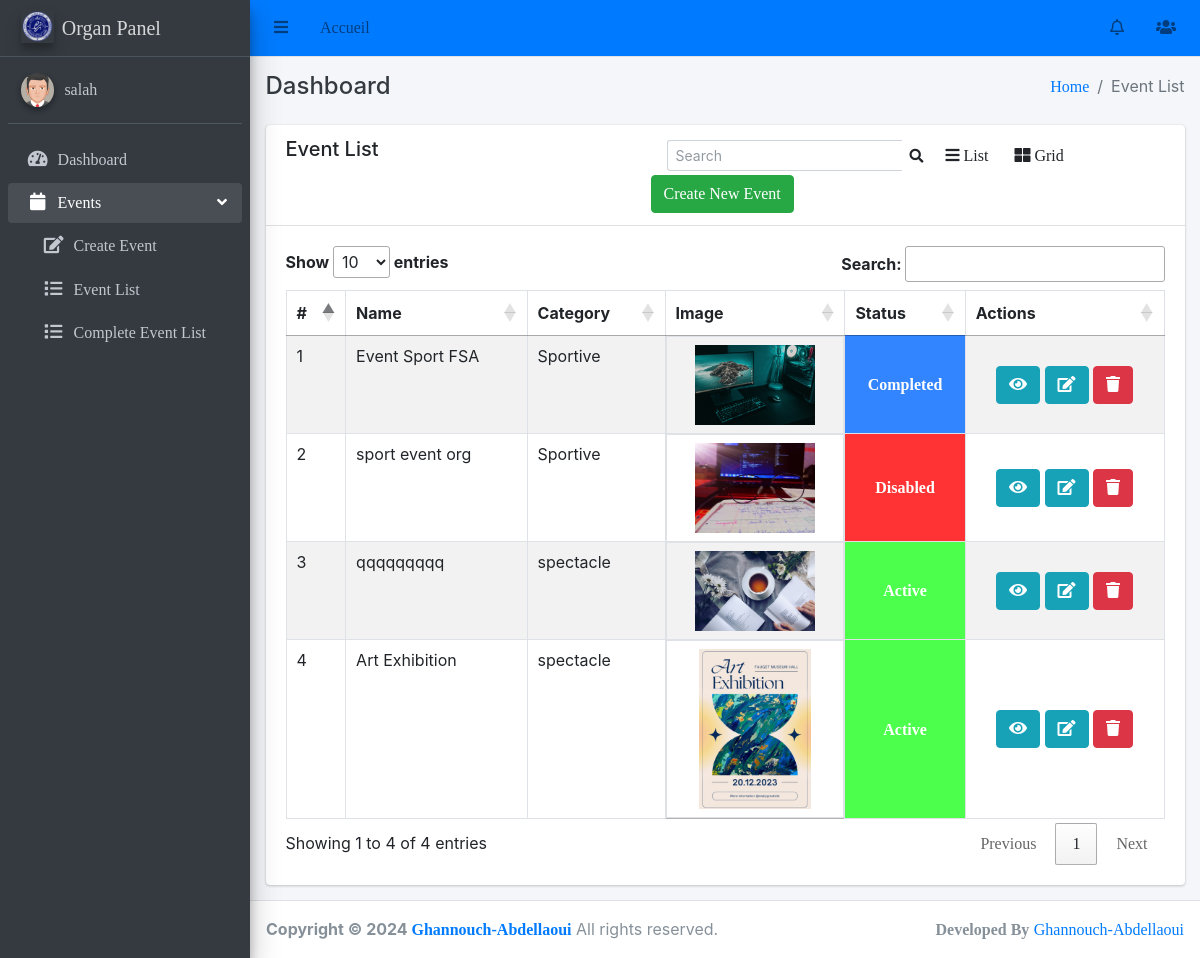
The app's page /organ/event-list/ (signed in) with its own data.
### events/models.py (models this page shows, shortened)
class Event(models.Model):
    category = models.ForeignKey(EventCategory, on_delete=models.CASCADE)
    name = models.CharField(max_length=255, unique=True)
    description = RichTextUploadingField()
    job_category = models.ForeignKey(JobCategory, on_delete=models.CASCADE)
    select_scheduled_status = (
        ('yet to scheduled', 'Yet to Scheduled'),
        ('scheduled', 'Scheduled')
    )
    scheduled_status = models.CharField(max_length=25, choices=select_scheduled_status)
    venue = models.CharField(max_length=255)
    start_date = models.DateField()
    end_date = models.DateField()
    location = LocationField()
    maximum_attende = models.PositiveIntegerField()
    created_user = models.ForeignKey('auth.User', on_delete=models.CASCADE, null=True, blank=True, related_name='event_created_user')
    updated_user = models.ForeignKey('auth.User', on_delete=models.CASCADE, blank=True, null=True, related_name='event_updated_user')
    created_date = models.DateField(auto_now_add=True)
    updated_date = models.DateField(auto_now_add=True)
    last_updated = models.DateTimeField(auto_now=True)
    status_choice = (
        ('disabled', 'Disabled'),
        ('active', 'Active'),
        ('deleted', 'Deleted'),
        ('time out', 'Time Out'),
        ('completed', 'Completed'),
        ('cancel', 'Cancel'),
    )
    status = models.CharField(choices=status_choice, max_length=10)
    price = models.DecimalField(max_digits=8, decimal_places=2,null=True)
    ticket = models.OneToOneField(Ticket, on_delete=models.CASCADE, null=True,  blank=True)

class EventCategory(models.Model):
    name = models.CharField(max_length=255, unique=True)
    code = models.CharField(max_length=6, unique=True)
    created_user = models.ForeignKey('auth.User', on_delete=models.CASCADE, related_name='created_user')
    updated_user = models.ForeignKey('auth.User', on_delete=models.CASCADE, related_name='updated_user')
    created_date = models.DateField(auto_now_add=True)
    updated_date = models.DateField(auto_now_add=True)
    status_choice = (
        ('active', 'Active'),
        ('deleted', 'Deleted'),
        ('blocked', 'Blocked'),
    )
    status = models.CharField(choices=status_choice, max_length=10)
    def __str__(self):
        return self.name

class EventImage(models.Model):
    event = models.OneToOneField(Event, on_delete=models.CASCADE)
    image = models.ImageField(upload_to='event_image/')

### organ/views.py (the view)
# urls.py: path('event-list/', EventListView.as_view(), name='event-list'),
class EventListView(LoginRequiredMixin, ListView):
    login_url = 'login'
    model = Event
    template_name = 'organ/event_list.html'
    context_object_name = 'organ'
    def get_queryset(self):
        queryset = super().get_queryset()
        user = self.request.user.id
        return queryset.filter(created_user_id=user)

### main/templates/organ/event_list.html (shortened to what this page needs)
{% extends 'base/base_organ.html' %}
{% block breadcrumb %}Event List{% endblock breadcrumb %}
{% block content %}
    <div class="row">
        <div class="col-md-12">
            <div class="card">
                <div class="card-header">
                    <div class="row">
                        <div class="col-md-5">
                            <h5>Event List</h5>
                        </div>
                        <div class="col-md-7">
                            <div class="row">
                                <form class="form-inline ml-3" action="{% url 'organ:search-event' %}" method="POST">
                                    <div class="input-group input-group-sm">
                                      <input class="form-control form-control-navbar" name="search" type="search" placeholder="Search" aria-label="Search">
                                      <div class="input-group-append">
                                        <button class="btn btn-navbar" type="submit">
                                          <i class="fas fa-search"></i>
                                        </button>
                                      </div>
                                    </div>
                                  </form>
                                <a class="btn" onclick="listView()"><i class="fa fa-bars"></i> List</a>
                                <a class="btn active" onclick="gridView()"><i class="fa fa-th-large"></i> Grid</a>
                                <a class="btn btn-success" href="{% url 'organ:event-create' %}">Create New Event</a>
                            </div>
                        </div>
                    </div>
                </div>
                <div class="card-body">
                      <table id="myTable" class="table table-striped table-bordered datatable dataTable no-footer" role="grid" aria-describedby="DataTables_Table_0_info" style="border-collapse: collapse !important">
                        <thead>
                            <tr role="row">
                                <th>#</th>
                                <th>Name</th>
                                <th>Category</th>
                                <th class="event_image">Image</th>
                                <th>Status</th>
                                <th>Actions</th>
                            </tr>
                        </thead>
                        <tbody>
                            {% for event in organ %}
                              <tr>
                                  <td>{{ forloop.counter }}</td>
                                  <td>{{ event.name }}</td>
                                  <td>{{ event.category }}</td>
                                  <td class="event_image" style="display: flex; justify-content: center;">
                                      <img class="event_image" src="{{ event.eventimage.image.url }}" alt="Image"  style="max-width: 120px; max-height: 160px; width: auto; height: auto;">
                                  </td>
                                  <td {% if event.status == 'active' %} style="background-color: #4dff4d;font-weight: bold;text-align: center; vertical-align: middle;" {% elif event.status == 'completed' %} style="background-color: #3385ff;font-weight: bold;text-align: center; vertical-align: middle;" {% else %} style="background-color: #ff3333;font-weight: bold;text-align: center; vertical-align: middle;" {% endif %}>
                                    <a style="color:white;" href="#">{{ event.status|title }}</a>
                                  </td>
                                  <td style="text-align: center; vertical-align: middle;">
                                      <a class="btn btn-info" href="{% url 'organ:event-detail' event.pk %}" title="view">
                                          <i class="fa fa-eye"></i>
                                      </a>
                                      <a class="btn btn-info" href="{% url 'organ:event-edit' event.pk %}" title="edit">
                                        <i class="fa fa-edit"></i>
                                    </a>
                                      <a class="btn btn-danger" href="{% url 'organ:event-delete' event.pk %}" title="delete">
                                          <i class="fa fa-trash"></i>
                                      </a>
                                  </td>
                              </tr>
                            {% endfor %}
                        </tbody>
                    </table>
                </div>
            </div>
        </div>
    </div>
{% endblock content %}

### main/templates/base/base_organ.html (shortened to what this page needs)
<!DOCTYPE html>
<html lang="en">
  {% load static %}
<head>
  {% include 'base/header.html' %}
</head>
<body class="hold-transition sidebar-mini layout-fixed layout-navbar-fixed layout-footer-fixed">
<div class="wrapper">
  {% include 'base/navbar.html' %}
  {% include 'base/sidebar_organ.html' %}
  <div class="content-wrapper">
    <div class="content-header">
      <div class="container-fluid">
        <div class="row mb-2">
          <div class="col-sm-6">
            <h4 class="m-0 text-dark">Dashboard</h4>
          </div>
          <div class="col-sm-6">
            <ol class="breadcrumb float-sm-right">
              <li class="breadcrumb-item"><a href="#">Home</a></li>
              <li class="breadcrumb-item active">{% block breadcrumb %} {% endblock breadcrumb %}</li>
            </ol>
          </div>
        </div>
      </div>
    </div>
    <section class="content">
      <div class="container-fluid">
        {% block content %}
        {% endblock content %}
      </div>
    </section>
  </div>
  {% include 'base/footer.html' %}
</div>
</body>
</html>

### main/templates/base/header.html (shortened to what this page needs)
{% load static %}
<link rel="stylesheet" href="{% static 'plugins/fontawesome-free/css/all.min.css' %}">
<link rel="stylesheet" href="{% static 'plugins/overlayScrollbars/css/OverlayScrollbars.min.css' %}">
<link rel="stylesheet" href="{% static 'css/adminlte.min.css' %}">
<link rel="stylesheet" type="text/css" href="https://cdn.datatables.net/1.10.24/css/jquery.dataTables.min.css">

### main/templates/base/navbar.html (shortened to what this page needs)
{% load static %}
<nav class="main-header navbar navbar-expand navbar-primary navbar-light">
    <ul class="navbar-nav">
      <li class="nav-item">
        <a class="nav-link" data-widget="pushmenu" href="#" role="button"><i class="fas fa-bars"></i></a>
      </li>
      <li class="nav-item d-none d-sm-inline-block">
        <a href="{% url 'dashboard' %}" class="nav-link">Accueil</a>
      </li>
      <li class="nav-item d-none d-sm-inline-block">
        <a href="#" class="nav-link"></a>
      </li>
    </ul>
    <ul class="navbar-nav ml-auto">
      <li class="nav-item dropdown">
        <a class="nav-link" data-toggle="dropdown" href="#">
          <i class="far fa-bell"></i>
        </a>
      </li>
      <li class="nav-item dropdown">
        <a class="nav-link" data-toggle="dropdown" href="#">
          <i class="fas fa-users"></i>
        </a>
      </li>
    </ul>
  </nav>

### main/templates/base/sidebar_organ.html (shortened to what this page needs)
{% load static %}
<aside class="main-sidebar sidebar-dark-primary elevation-4">
    <a href="#" class="brand-link">
      <img src="{% static 'img/logo.png' %}" alt="Logo" class="brand-image elevation-3"
           style="opacity: .8">
          <span class="brand-text font-weight-light">Organ Panel</span>
    </a>
    <div class="sidebar">
      <div class="user-panel mt-3 pb-3 mb-3 d-flex">
        <div class="image">
          <img src="{% static 'img/avatar5.png' %}" class="img-circle elevation-2" alt="User Image">
        </div>
        <div class="info">
          <a href="{% url 'useracc:Yourprofile' %}" class="d-block">{{request.user}}</a>
        </div>
      </div>
      <nav class="mt-2">
        <ul class="nav nav-pills nav-sidebar flex-column" data-widget="treeview" role="menu" data-accordion="false">
          <li class="nav-item">
            <a href="{% url 'dashboard_organ' %}" class="nav-link">
              <i class="nav-icon fas fa-tachometer-alt"></i>
              <p>
                Dashboard
              </p>
            </a>
          </li>
          <li class="nav-item has-treeview menu-open">
            <a href="#" class="nav-link">
              <i class="nav-icon fas fa-calendar"></i>
              <p>
                Events
                <i class="right fas fa-angle-left"></i>
              </p>
            </a>
            <ul class="nav nav-treeview">
              <li class="nav-item ml-3">
                <a href="{% url 'organ:event-create' %}" class="nav-link">
                  <i class="far fa fa-edit nav-icon"></i>
                  <p>Create Event</p>
                </a>
              </li>
              <li class="nav-item ml-3">
                <a href="{% url 'organ:event-list' %}" class="nav-link">
                  <i class="far fa fa-list nav-icon"></i>
                  <p>Event List</p>
                </a>
              </li>
              <li class="nav-item ml-3">
                <a href="{% url 'organ:complete-event' %}" class="nav-link">
                  <i class="far fa fa-list nav-icon"></i>
                  <p>Complete Event List</p>
                </a>
              </li>
            </ul>
          </li>
        </ul>
      </nav>
    </div>
  </aside>

### main/templates/base/footer.html
<footer class="main-footer">
    <strong>Copyright &copy;  {% now "Y" %} <a href="#">Ghannouch-Abdellaoui</a></strong>
    All rights reserved.
    <div class="float-right d-none d-sm-inline-block">
      <b>Developed By</b> <a href="#">Ghannouch-Abdellaoui</a>
    </div>
</footer>

### main/templates/base/js.html (shortened to what this page needs)
{% load static %}

### records on screen
Event: name "Event Sport FSA", category "Sportive", eventimage.image (picture), status "Completed"
Event: name "sport event org", category "Sportive", eventimage.image (picture), status "Disabled"
Event: name "qqqqqqqqq", category "spectacle", eventimage.image (picture), status "Active"
Event: name "Art Exhibition", category "spectacle", eventimage.image (picture), status "Active"

### other values on screen
{{ request.user }} "salah"
